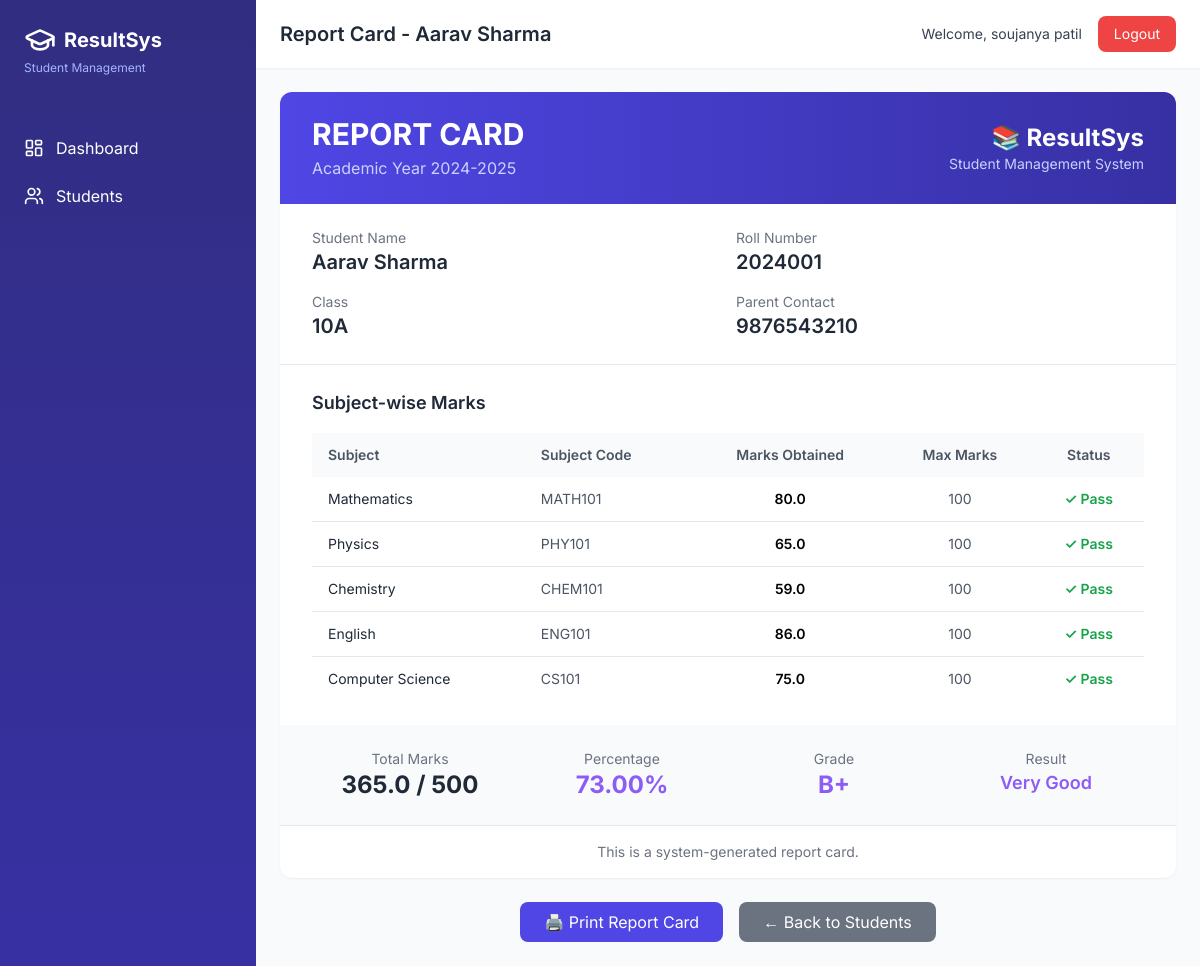
The app's page /report/1 (signed in) with its own data.
### models.py (models this page shows, shortened)
class Student(db.Model):
    __tablename__ = 'students'
    id = db.Column(db.Integer, primary_key=True)
    roll_number = db.Column(db.String(20), unique=True, nullable=False)
    name = db.Column(db.String(100), nullable=False)
    class_name = db.Column(db.String(20), nullable=False)
    parent_contact = db.Column(db.String(15))
    email = db.Column(db.String(100))
    admission_year = db.Column(db.Integer)
    created_at = db.Column(db.DateTime, default=datetime.utcnow)
    results = db.relationship('Result', backref='student', lazy=True, cascade='all, delete-orphan')
    def get_total_marks(self):
        return sum(r.marks_obtained for r in self.results)
    def get_percentage(self):
        if not self.results:
            return 0
        total_obtained = sum(r.marks_obtained for r in self.results)
        total_possible = sum(r.total_marks for r in self.results)
        return round((total_obtained / total_possible) * 100, 2) if total_possible > 0 else 0
    def get_grade(self):
        percentage = self.get_percentage()
        if percentage >= 90:
            return ('A+', '#10b981', 'Outstanding')
        elif percentage >= 80:
            return ('A', '#3b82f6', 'Excellent')
        elif percentage >= 70:
            return ('B+', '#8b5cf6', 'Very Good')
        elif percentage >= 60:
            return ('B', '#f59e0b', 'Good')
        elif percentage >= 50:
            return ('C', '#f97316', 'Average')
        elif percentage >= 40:
            return ('D', '#ef4444', 'Pass')
        else:
            return ('F', '#dc2626', 'Fail')

class Subject(db.Model):
    __tablename__ = 'subjects'
    id = db.Column(db.Integer, primary_key=True)
    name = db.Column(db.String(50), unique=True, nullable=False)
    code = db.Column(db.String(10), unique=True)
    max_marks = db.Column(db.Integer, default=100)
    results = db.relationship('Result', backref='subject', lazy=True)

class Result(db.Model):
    __tablename__ = 'results'
    id = db.Column(db.Integer, primary_key=True)
    student_id = db.Column(db.Integer, db.ForeignKey('students.id'), nullable=False)
    subject_id = db.Column(db.Integer, db.ForeignKey('subjects.id'), nullable=False)
    marks_obtained = db.Column(db.Float, nullable=False)
    total_marks = db.Column(db.Integer, default=100)
    exam_type = db.Column(db.String(20), default='Final Exam')
    created_at = db.Column(db.DateTime, default=datetime.utcnow)
    __table_args__ = (
        db.UniqueConstraint('student_id', 'subject_id', name='unique_student_subject'),
    )

### app.py (the view)
@app.route('/report/<int:student_id>')
@login_required
def report_card(student_id):
    student = Student.query.get_or_404(student_id)
    subjects = Subject.query.all()
    subject_results = []
    for subject in subjects:
        result = Result.query.filter_by(student_id=student_id, subject_id=subject.id).first()
        subject_results.append({
            'name': subject.name,
            'code': subject.code,
            'marks': result.marks_obtained if result else None,
            'max_marks': subject.max_marks,
            'percentage': (result.marks_obtained / subject.max_marks) * 100 if result else 0
        })
    percentage = student.get_percentage()
    grade, color, remark = student.get_grade()
    return render_template('report_card.html',
                         student=student,
                         subjects=subject_results,
                         percentage=percentage,
                         grade=grade,
                         grade_color=color,
                         remark=remark)

### app.py (called while the page is built)
def login_required(f):
    @wraps(f)
    def decorated_function(*args, **kwargs):
        if 'user_id' not in session:
            flash('Please login first', 'error')
            return redirect(url_for('login'))
        return f(*args, **kwargs)
    return decorated_function

### templates/report_card.html
{% extends "base.html" %}
{% block title %}Report Card - {{ student.name }}{% endblock %}
{% block content %}
<div class="max-w-4xl mx-auto">
    <div class="bg-white rounded-xl shadow-sm overflow-hidden">
        <div class="bg-gradient-to-r from-indigo-600 to-indigo-800 text-white px-8 py-6">
            <div class="flex justify-between items-center">
                <div>
                    <h1 class="text-3xl font-bold">REPORT CARD</h1>
                    <p class="text-indigo-200 mt-1">Academic Year 2024-2025</p>
                </div>
                <div class="text-right">
                    <p class="text-2xl font-bold">📚 ResultSys</p>
                    <p class="text-indigo-200 text-sm">Student Management System</p>
                </div>
            </div>
        </div>
        <div class="px-8 py-6 border-b">
            <div class="grid grid-cols-2 gap-4">
                <div>
                    <p class="text-sm text-gray-500">Student Name</p>
                    <p class="text-xl font-semibold text-gray-800">{{ student.name }}</p>
                </div>
                <div>
                    <p class="text-sm text-gray-500">Roll Number</p>
                    <p class="text-xl font-semibold text-gray-800">{{ student.roll_number }}</p>
                </div>
                <div>
                    <p class="text-sm text-gray-500">Class</p>
                    <p class="text-xl font-semibold text-gray-800">{{ student.class_name }}</p>
                </div>
                <div>
                    <p class="text-sm text-gray-500">Parent Contact</p>
                    <p class="text-xl font-semibold text-gray-800">{{ student.parent_contact or 'N/A' }}</p>
                </div>
            </div>
        </div>
        <div class="px-8 py-6">
            <h3 class="text-lg font-semibold text-gray-800 mb-4">Subject-wise Marks</h3>
            <table class="w-full">
                <thead class="bg-gray-50">
                    <tr>
                        <th class="px-4 py-3 text-left text-sm font-semibold text-gray-600">Subject</th>
                        <th class="px-4 py-3 text-left text-sm font-semibold text-gray-600">Subject Code</th>
                        <th class="px-4 py-3 text-center text-sm font-semibold text-gray-600">Marks Obtained</th>
                        <th class="px-4 py-3 text-center text-sm font-semibold text-gray-600">Max Marks</th>
                        <th class="px-4 py-3 text-center text-sm font-semibold text-gray-600">Status</th>
                    </tr>
                </thead>
                <tbody class="divide-y divide-gray-200">
                    {% for subject in subjects %}
                    <tr>
                        <td class="px-4 py-3 text-sm text-gray-800">{{ subject.name }}</td>
                        <td class="px-4 py-3 text-sm text-gray-600">{{ subject.code }}</td>
                        <td class="px-4 py-3 text-center text-sm font-semibold">
                            {% if subject.marks %}
                                {{ subject.marks }}
                            {% else %}
                                <span class="text-red-500">Not entered</span>
                            {% endif %}
                        </td>
                        <td class="px-4 py-3 text-center text-sm text-gray-600">{{ subject.max_marks }}</td>
                        <td class="px-4 py-3 text-center text-sm">
                            {% if subject.marks %}
                                {% if subject.marks >= 40 %}
                                    <span class="text-green-600 font-semibold">✓ Pass</span>
                                {% else %}
                                    <span class="text-red-600 font-semibold">✗ Fail</span>
                                {% endif %}
                            {% else %}
                                <span class="text-gray-400">Pending</span>
                            {% endif %}
                        </td>
                    </tr>
                    {% endfor %}
                </tbody>
            </table>
        </div>
        <div class="bg-gray-50 px-8 py-6">
            <div class="grid grid-cols-2 md:grid-cols-4 gap-4">
                <div class="text-center">
                    <p class="text-sm text-gray-500">Total Marks</p>
                    <p class="text-2xl font-bold text-gray-800">
                        {{ student.get_total_marks() }} / 500
                    </p>
                </div>
                <div class="text-center">
                    <p class="text-sm text-gray-500">Percentage</p>
                    <p class="text-2xl font-bold" style="color: {{ grade_color }}">
                        {{ "%.2f"|format(percentage) }}%
                    </p>
                </div>
                <div class="text-center">
                    <p class="text-sm text-gray-500">Grade</p>
                    <p class="text-2xl font-bold" style="color: {{ grade_color }}">{{ grade }}</p>
                </div>
                <div class="text-center">
                    <p class="text-sm text-gray-500">Result</p>
                    <p class="text-lg font-semibold" style="color: {{ grade_color }}">{{ remark }}</p>
                </div>
            </div>
        </div>
        <div class="px-8 py-4 border-t text-center text-sm text-gray-500">
            <p>This is a system-generated report card.</p>
        </div>
    </div>
    <div class="mt-6 flex justify-center space-x-4">
        <button onclick="window.print()" class="bg-indigo-600 hover:bg-indigo-700 text-white px-6 py-2 rounded-lg transition-all">
            🖨️ Print Report Card
        </button>
        <a href="{{ url_for('students_list') }}" class="bg-gray-500 hover:bg-gray-600 text-white px-6 py-2 rounded-lg transition-all">
            ← Back to Students
        </a>
    </div>
</div>
{% endblock %}

### templates/base.html (shortened to what this page needs)
<!DOCTYPE html>
<html lang="en">
<head>
    <script src="https://cdn.tailwindcss.com"></script>
</head>
<body class="bg-gray-50">
    <div class="flex h-screen">
        <div class="w-64 bg-gradient-to-b from-indigo-900 to-indigo-800 text-white fixed h-full overflow-y-auto">
            <div class="p-6">
                <div class="flex items-center space-x-2">
                    <i data-lucide="graduation-cap" class="w-8 h-8"></i>
                    <h1 class="text-xl font-bold">ResultSys</h1>
                </div>
                <p class="text-indigo-300 text-xs mt-1">Student Management</p>
            </div>
            <nav class="mt-6">
                <a href="{{ url_for('dashboard') }}" class="flex items-center px-6 py-3 hover:bg-indigo-700 transition-all {% if request.endpoint == 'dashboard' %}bg-indigo-700 border-r-4 border-white{% endif %}">
                    <i data-lucide="layout-dashboard" class="w-5 h-5"></i>
                    <span class="ml-3">Dashboard</span>
                </a>
                <a href="{{ url_for('students_list') }}" class="flex items-center px-6 py-3 hover:bg-indigo-700 transition-all {% if request.endpoint == 'students_list' %}bg-indigo-700 border-r-4 border-white{% endif %}">
                    <i data-lucide="users" class="w-5 h-5"></i>
                    <span class="ml-3">Students</span>
                </a>
            </nav>
        </div>
        <div class="flex-1 ml-64">
            <div class="bg-white shadow-sm sticky top-0 z-10">
                <div class="px-6 py-4 flex justify-between items-center">
                    <h2 class="text-xl font-semibold text-gray-800">{% block title %}Dashboard{% endblock %}</h2>
                    <div class="flex items-center space-x-4">
                        <span class="text-sm text-gray-700">Welcome, {{ session.get('username', 'User') }}</span>
                        <a href="/logout" class="bg-red-500 hover:bg-red-600 text-white px-4 py-2 rounded-lg text-sm">
                            Logout
                        </a>
                    </div>
                </div>
            </div>
            <div class="p-6">
                {% block content %}{% endblock %}
            </div>
        </div>
    </div>
</body>
</html>

### templates/base.html (style rules this page uses)
body { font-family: 'Inter', sans-serif; }
.transition-all { transition: all 0.3s ease; }

### records on screen
Student: name "Aarav Sharma", roll_number "2024001", class_name "10A", parent_contact "9876543210"
Subject: name "Mathematics", code "MATH101"
Result: marks "80.0", get_total_marks "365.0"
Subject: name "Physics", code "PHY101"
Result: marks "65.0"
Subject: name "Chemistry", code "CHEM101"
Result: marks "59.0"
Subject: name "English", code "ENG101"
Result: marks "86.0"
Subject: name "Computer Science", code "CS101"
Result: marks "75.0"

### other values on screen
{{ session.get('username', 'User') }} "soujanya patil"
{{ subject.max_marks }} "100" "100" "100" "100" "100"
{{ "%.2f"|format(percentage) }} "73.00"
{{ grade }} "B+"
{{ remark }} "Very Good"
